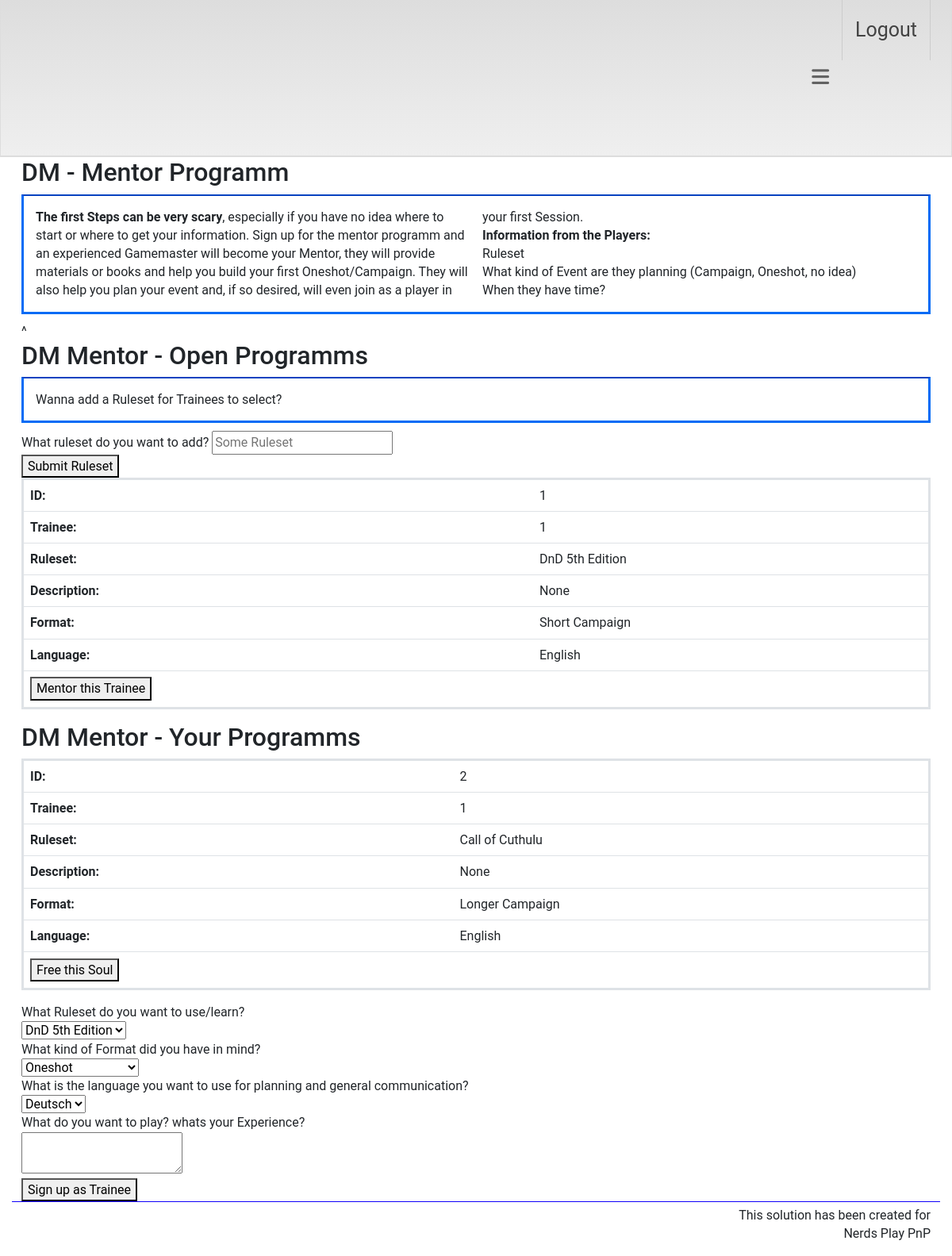
/mentor (signed in), run on the app's committed database.
### api/v1_0/models.py (models this page shows)
class MentorProgramm(db.Model):
    id = db.Column(db.Integer, primary_key=True)
    mentorId = db.Column(db.Integer)
    studentId = db.Column(db.Integer)
    format = db.Column(db.String)
    ruleset = db.Column(db.String)
    description = db.Column(db.String)
    language = db.Column(db.String)

### api/v1_0/website_logic.py (the view)
@weblogic.route('/mentor', methods=["GET"])
def mentor_page():
    rulesets = Ruleset.query.all()
    if not rulesets:
        ruleset = Ruleset(ruleset = "DnD 5th Edition")
        db.session.add(ruleset)
        db.session.commit()
    programms = MentorProgramm.query.all()
    openProgramms = []
    mentoredProgramms = []
    if current_user.is_authenticated:
        for programm in programms:
            if not programm.mentorId:
                openProgramms.append(programm)
            if programm.mentorId == current_user.id:
                mentoredProgramms.append(programm)
    return render_template('dm_mentor.html', rulesets = rulesets, openProgramms = openProgramms, mentoredProgramms = mentoredProgramms)

### api/v1_0/models.py (called while the page is built)
    def is_admin(self):
        return self.access == ACCESS['admin']

    def is_dm(self):
        return self.access >= ACCESS['DM']

### main.py (called while the page is built)
@login_manager.user_loader
def load_user(user_id):
        return User.query.get(int(user_id))

### templates/dm_Mentor.html (shortened to what this page needs)
{% extends 'base.html' %}
{% block content %}
<h2>DM - Mentor Programm</h2>
            <section class="Blocktext">
                <b>The first Steps can be very scary</b>, especially if you have no idea where to start or where to get your information. Sign up for the mentor programm and an experienced Gamemaster will become your Mentor, they will provide materials or books and help you build your first Oneshot/Campaign.
                They will also help you plan your event and, if so desired, will even join as a player in your first Session.
                <br>
                <b>Information from the Players:</b>
                <br>
                Ruleset
                <br>
                What kind of Event are they planning (Campaign, Oneshot, no idea)
                <br>
                When they have time?
            </section>
        {% if current_user.is_authenticated and current_user.is_dm() %}^
        <h2>DM Mentor - Open Programms</h2>
        <section class="Blocktext">
            Wanna add a Ruleset for Trainees to select?
        </section>
        <form method="POST" action="/newRuleset">
            <div class="field">
                <div class="control">
                    <label for="ruleset">What ruleset do you want to add?</label>
                    <input class="input is-large" type="text" id="ruleset" name="ruleset" placeholder="Some Ruleset" autofocus="" required>
                </div>
            </div>
            <button class="button is-block is-info is-large is-fullwidth">Submit Ruleset</button>
        </form>
        <table class="table">
            <tbody>
        {% for programm in openProgramms %}
              <tr>
            <form action="/takeOnTrainee/{{ programm['id'] }}" method="post">
              <th scope="row">ID: </th>
                <td name = 'Id'>{{ programm['id'] }}</td>
              </tr>
              <tr>
                <th scope="row">Trainee: </th>
                  <td name = 'studentId'>{{ programm['studentId'] }}</td>
                </tr>
                <tr>
            <th scope="row">Ruleset: </th>
                <td>{{ programm['ruleset'] }}</td>
            </tr>
            <tr>
            <th scope="row">Description: </th>
                <td>{{ programm['description'] }}</td>
            </tr>
            <tr>
                <th scope="row">Format: </th>
                    <td>{{ programm['format'] }}</td>
                </tr>
                <tr>
                    <th scope="row">Language: </th>
                        <td>{{ programm['language'] }}</td>
                    </tr>
                <tr>
                <tr>
                    <td>
                        <button type="submit">Mentor this Trainee</button>
                    </td>
                </tr>
        {% endfor %}
    </tbody>
</table>
<h2>DM Mentor - Your Programms</h2>
<table class="table">
    <tbody>
        {% for programm in mentoredProgramms %}
        <form action="/leaveTrainee/{{ programm['id'] }}" method="post">
              <tr>
              <th scope="row">ID: </th>
                <td name = 'Id'>{{ programm['id'] }}</td>
              </tr>
              <tr>
                <th scope="row">Trainee: </th>
                  <td name = 'studentId'>{{ programm['studentId'] }}</td>
                </tr>
                <tr>
            <th scope="row">Ruleset: </th>
                <td>{{ programm['ruleset'] }}</td>
            </tr>
            <tr>
            <th scope="row">Description: </th>
                <td>{{ programm['description'] }}</td>
            </tr>
            <tr>
                <th scope="row">Format: </th>
                    <td>{{ programm['format'] }}</td>
                </tr>
                <tr>
                    <th scope="row">Language: </th>
                        <td>{{ programm['language'] }}</td>
                    </tr>
                <tr>
                    <td>
                        <button type="submit">Free this Soul</button>
                    </td>
                </form>
        {% endfor %}
    </tbody>
</table>
        {% endif %}
        {% if current_user.is_authenticated %}
        <div class="mentorFormTrainee">
            <form action="/mentorPlayer" method="post">
            <label for="ruleset">What Ruleset do you want to use/learn?</label>
            <br>
            <select name="ruleset" id="ruleset">
            {% for ruleset in rulesets %}
            <option value="{{ruleset['ruleset']}}">{{ruleset["ruleset"]}}</option>
            {% endfor %}
            </select>
            <br>
            <label for="format">What kind of Format did you have in mind?</label>
            <br>
            <select name="format" id="format">
            <option value="Oneshot">Oneshot</option>
            </select>
            <br>
            <label for="format">What is the language you want to use for planning and general communication?</label>
            <br>
            <select name="language" id="language">
                <option value="Deutsch">Deutsch</option>
            </select>
            <br>
            <label for="description">What do you want to play? whats your Experience?</label>
            <br>
            <textarea class="description" id="description">
            </textarea>
            <br>
            <button type="submit">Sign up as Trainee</button>
        </form>
        </div>
        {% endif %}
{% endblock %}

### templates/base.html (shortened to what this page needs)
<!DOCTYPE html>
<html lang="en">
<head>
    <link href="https://cdn.jsdelivr.net/npm/bootstrap@5.2.0/dist/css/bootstrap.min.css" rel="stylesheet">
    <link rel= "stylesheet" type= "text/css" href= "{{ url_for('static',filename='base.css') }}">
</head>
<body>
<header class="header_nav">
    <div class="container">
        <img class="logo-image" alt="" src="{{ url_for('static',filename='dice-anim-fix.gif') }}"/>
        <nav class="topnav" id="myTopnav">
            <ul class="test">
                {% if current_user.is_authenticated %}
                <li>
                    <a href="/logout" class="login">
                        Logout
                    </a>
                </li>
                {% endif %}
                <li>
                    <a href="javascript:void(0);" class="icon" onclick="topnavcollapse()">
                        <i class="fa fa-bars"></i>
                    </a>
                </li>
            </ul>
        </nav>
    </div>
</header>
<main class="container">
    {% block content %} {% endblock %}
</main>
<footer class="container">
    <div class="rightfooter">
        <p>This solution has been created for<br>Nerds Play PnP</p>
    </div>
</footer>
</body>
</html>

### static/base.css (style rules this page uses)
.container { max-width: 1170px; margin: auto; display: block; }
.header_nav { top: 0; position: sticky; background: linear-gradient(to top, #efefef 0%, #dddddd 100%); overflow: hidden; border-style: solid; border-top-style: none; border-width: 2px; border-left-width: 1px; border-right-width: 1px; border-color: #dddddd; }
ul { list-style-type: none; margin: 0; padding: 0; }
.topnav a.login { float: right; color: #424242; padding: 20px 16px; text-align: center; text-decoration: none; font-size: 25px; border-style: solid; border-top-style: none; border-bottom-style: none; border-width: 2px; border-left-width: 1px; border-right-width: 1px; border-color: #cccccc; }
.topnav .icon { float: right; color: #424242; text-align: center; padding: 45px 16px; text-decoration: none; font-size: 25px; opacity: 0.8; transition: 1s; display: none; }
.logo-image { display: inline-block; padding: 14px 16px; width: 175px; height: auto; overflow: hidden; float: left; }
.Blocktext { padding: 15px; column-count: 1; border: solid #016bf5; border-width: 3px; border-top: solid #0742c0; border-top-width:2px; margin-bottom: 10px; }
table { border:3px solid #2500fa; text-align: left; display: table; width: 100%; border-collapse: collapse; overflow: visible; }
table th, table td { padding: 10px 8px; }
footer { padding-top: 5px; border-top:1px solid #1100fa; }
footer div { display:flex; justify-content: space-between; }
.rightfooter { float:right; text-align: right; }
@media screen and (max-width: 1210px) { .topnav a.icon { float: right; display: block; padding: 80px 16px; } }
@media screen and (max-width: 1210px) { .logo-image { position: relative; display: block; } }
@media screen and (max-width: 1210px) { .Blocktext { column-count: 2; } }

### templates/base.html (style rules this page uses)
body { font-family: Roboto; line-height: 1.45; }

### data on the page
MentorProgramm: id "1", studentId "1", ruleset "DnD 5th Edition", description "None", format "Short Campaign", language "English"
MentorProgramm: id "2", studentId "1", ruleset "Call of Cuthulu", description "None", format "Longer Campaign", language "English"

### other printed values
form field ruleset "DnD 5th Edition"
